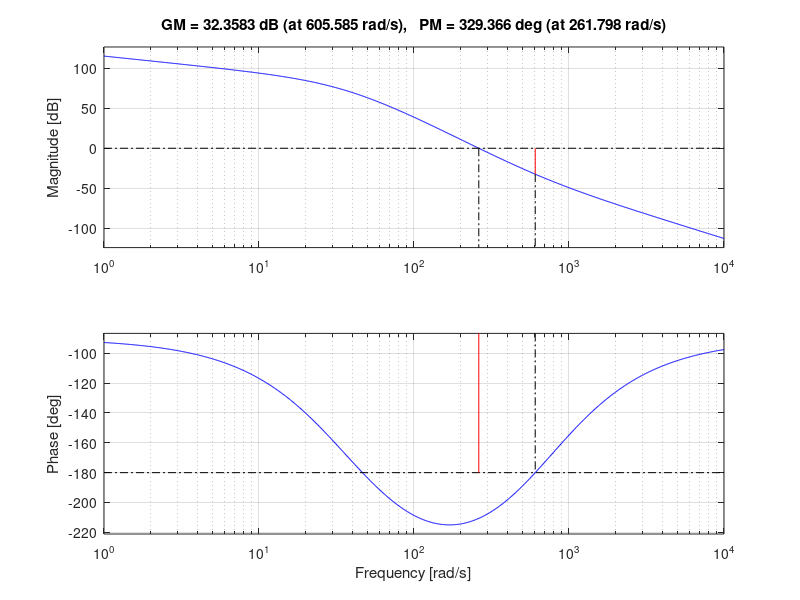
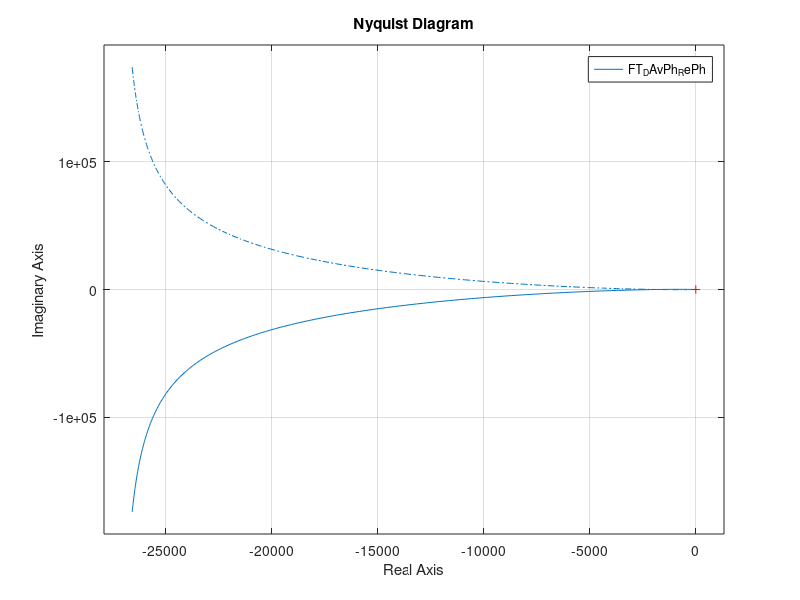
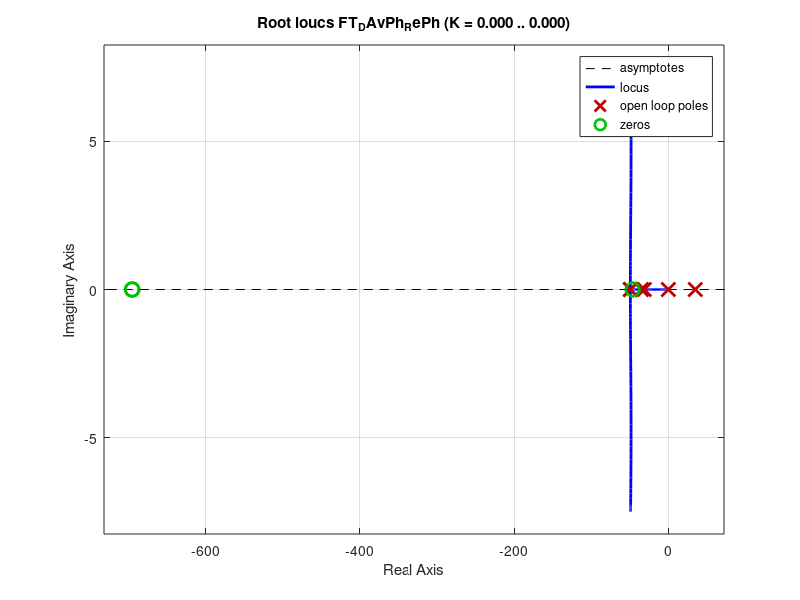

These charts were generated, in order, by the following MATLAB code:
%% Compensateurs inclinaison de la plaque (Cas 1)

%%%%%%%%%%%%%%%%%%% Commande de base %%%%%%%%%%%%%%%%%%%
%%%%%%%%%%%%%%%%%%%%%%%%%%%%%%%%%%%%%%%%%%%%%%%%%%%%%%%%
clc
clear all
close all
%%%%%%%%%%%%%%%%%%%%%%%%%%%%%%%%%%%%%%%%%%%%%%%%%%%%%%%%


%%%%%%%%%%%%%% Spécifications à atteindre %%%%%%%%%%%%%%
%%%%%%%%%%%%%%%%%%%%%%%%%%%%%%%%%%%%%%%%%%%%%%%%%%%%%%%%
pm = 25;
wg = 185;
consigne_echelon1 = 0.01;
erreur_echelon1 = -0.000425;
erreur_echelon2 = 0;
FTBO = tf(29.36,[1 31.3 -1216 -3.805e04]);
%%%%%%%%%%%%%%%%%%%%%%%%%%%%%%%%%%%%%%%%%%%%%%%%%%%%%%%%


%%%%%%%%%%%%% Conception d'un Double AvPh %%%%%%%%%%%%%%
%%%%%%%%%%%%%%%%%%%%%%%%%%%%%%%%%%%%%%%%%%%%%%%%%%%%%%%%
% zeta = 0.5*sqrt(tand(pm)*sind(pm))
% wn = (wg*tand(pm))/(2*zeta)
kpos_desire = 1/erreur_echelon2;
[mag,pha]=bode(FTBO,wg);
K_desire = 1/mag;

% Fonction de transfert
FT_K_desire = FTBO*K_desire;

[Gm_k,Pm_k,Wp_k,Wg_k] = margin(FT_K_desire);
avphreq = (pm-Pm_k)/2;
avphreq_5 = avphreq + 7.5;
alpha = (1-sind(avphreq_5))/(1+sind(avphreq_5));
T = 1/(wg*sqrt(alpha));
num = conv([1 1/T],[1 1/T]);
den = conv([1 1/(alpha*T)],[1 1/(alpha*T)]);
G_AvPh_0gain = tf(num,den);
ka = (K_desire/alpha)-95350;
G_AvPh = ka*G_AvPh_0gain;
FT_AvPh = FTBO*G_AvPh;
%%%%%%%%%%%%%%%%%%%%%%%%%%%%%%%%%%%%%%%%%%%%%%%%%%%%%%%%


%%%%%%%%%%%%%%% Conception d'un RePh %%%%%%%%%%%%%%%%%%%
%%%%%%%%%%%%%%%%%%%%%%%%%%%%%%%%%%%%%%%%%%%%%%%%%%%%%%%%
[num,den] = tfdata(FT_AvPh,'v');
K_pos_actuel = num(end)/den(end);
beta = (kpos_desire/K_pos_actuel)-1;
T_RePh = 4/wg;
z = -1/T_RePh;
p = -1/(beta*T_RePh);
G_RePh = tf([1 -z],[1 -p]);
FT_DAvPh_RePh = FT_AvPh*G_RePh;
%%%%%%%%%%%%%%%%%%%%%%%%%%%%%%%%%%%%%%%%%%%%%%%%%%%%%%%%


%%%%%%%%%%%%% Affichage des graphiques %%%%%%%%%%%%%%%%%
%%%%%%%%%%%%%%%%%%%%%%%%%%%%%%%%%%%%%%%%%%%%%%%%%%%%%%%%
% Graphique de l'échelon
t = (0:0.0001:0.5);
u = ones(size(t));
y = lsim(feedback(FT_DAvPh_RePh,1),u*consigne_echelon1,t);
figure(1)
plot(t,y)

% Lieu de Bode
figure(2)
margin(FT_DAvPh_RePh)

% Lieu de Nyquist
figure(3)
nyquist(FT_DAvPh_RePh);

% Lieu des racines 
figure(4)
rlocus(FT_DAvPh_RePh);
%%%%%%%%%%%%%%%%%%%%%%%%%%%%%%%%%%%%%%%%%%%%%%%%%%%%%%%%


